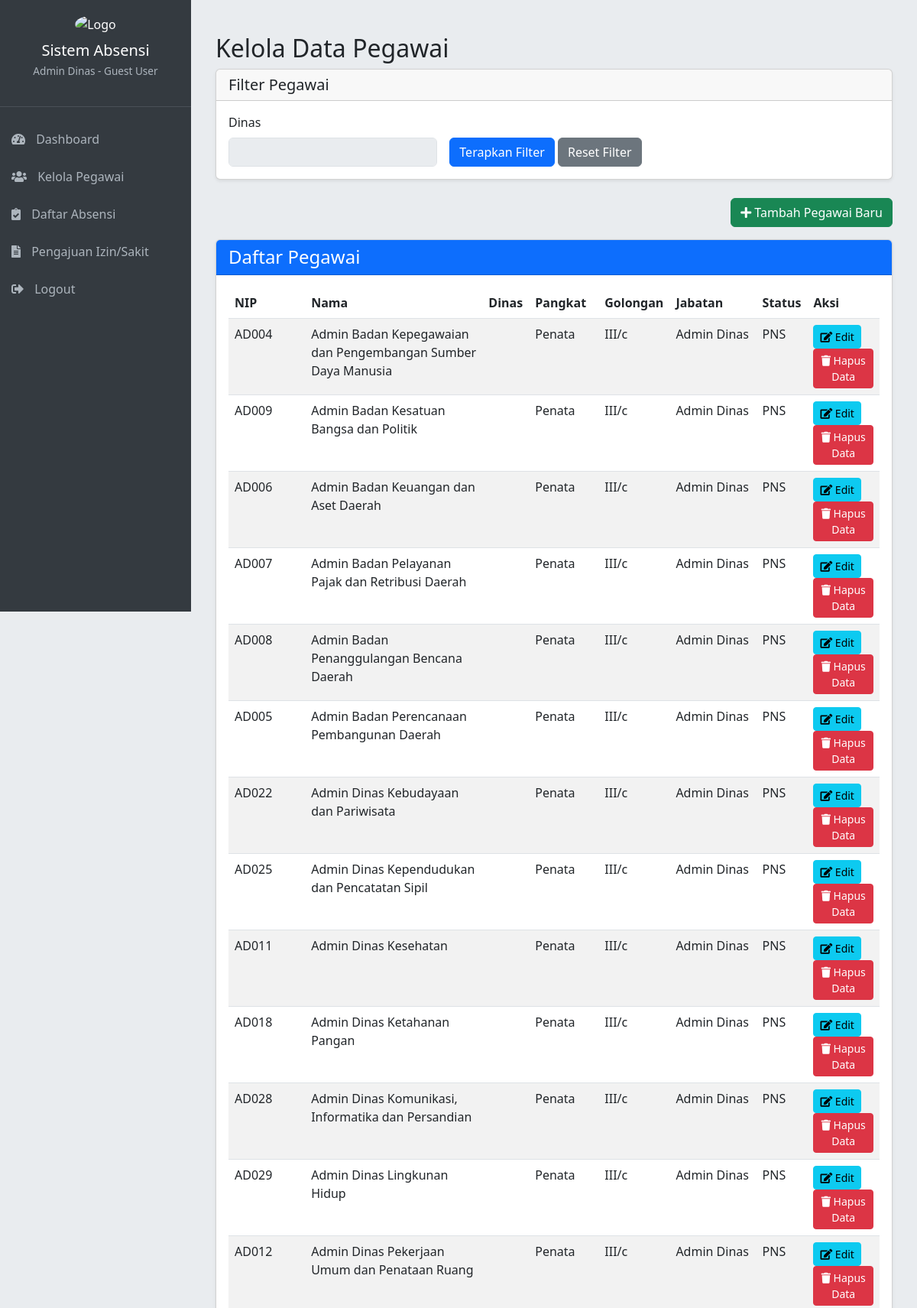
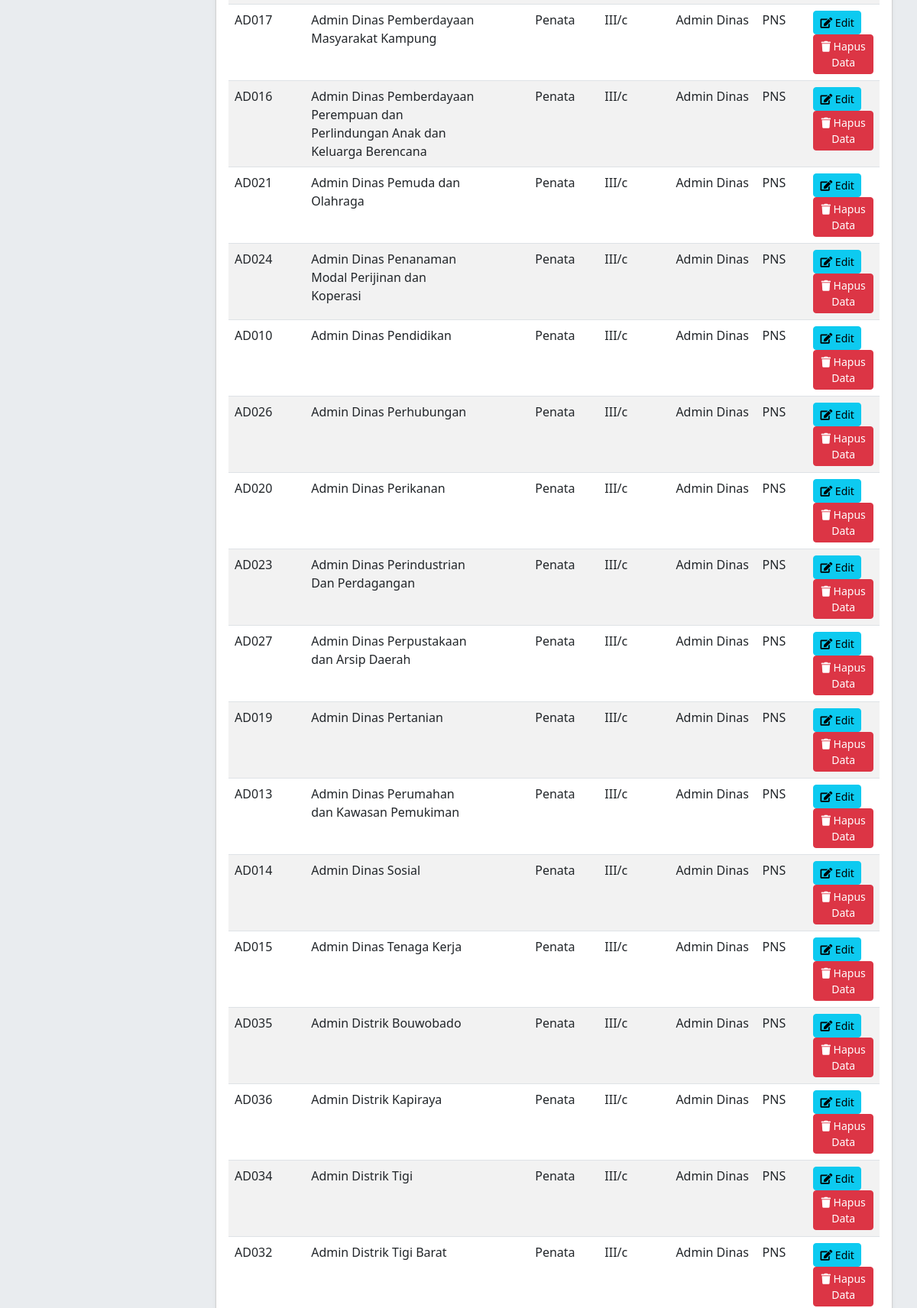
Screenshot of /admin/manage_pegawai.php (signed in, upper part) with the database file from the repository (2 pictures, top to bottom).
### tables this page shows
CREATE TABLE `pegawai` (
  `id_pegawai` int(11) NOT NULL,
  `nip` varchar(50) NOT NULL,
  `nama` varchar(255) NOT NULL,
  `pangkat` varchar(100) DEFAULT NULL,
  `golongan` varchar(50) DEFAULT NULL,
  `jabatan` varchar(255) DEFAULT NULL,
  `dinas` varchar(255) NOT NULL,
  `status_kepegawaian` enum('PNS','PPPK','Honor') NOT NULL DEFAULT 'PNS',
  `id_dinas` int(11) DEFAULT NULL
);

### admin/manage_pegawai.php (the view, shortened to what this page needs)
<?php
require_once __DIR__ . "/../config.php";
$hak_akses_user = $_SESSION["hak_akses"];
$dinas_user = $_SESSION["dinas"] ?? '';
$filter_dinas_id = '';
$list_dinas = [];
$sql_dinas = "SELECT id_dinas, nama_dinas FROM dinas ORDER BY nama_dinas ASC";
if ($result_dinas = $mysqli->query($sql_dinas)) {
    while ($row_dinas = $result_dinas->fetch_assoc()) {
        $list_dinas[] = $row_dinas;
    }
} else {
    error_log("Error fetching dinas list: " . $mysqli->error);
}
$sql_select = "
    SELECT
        p.id_pegawai,
        p.nip,
        p.nama,
        p.pangkat,
        p.golongan,
        p.jabatan,
        p.status_kepegawaian,
        p.dinas as nama_dinas_string_from_pegawai, -- Nama dinas asli dari tabel pegawai
        d.id_dinas,
        d.nama_dinas -- Nama dinas dari tabel dinas (hasil JOIN)
    FROM
        pegawai p
    LEFT JOIN
        dinas d ON p.dinas = d.nama_dinas
    WHERE 1=1
";
$params = [];
$types = "";
if ($hak_akses_user === 'Admin Dinas') {
    $sql_select .= " AND p.dinas = ?";
    $params[] = $dinas_user;
    $types .= "s";
} else if ($hak_akses_user === 'Superadmin') {
    if (!empty($filter_dinas_id)) {
        $sql_select .= " AND d.id_dinas = ?";
        $params[] = $filter_dinas_id;
        $types .= "i";
    }
}
$sql_select .= " ORDER BY p.nama ASC";
$pegawai_data = [];
if ($stmt = $mysqli->prepare($sql_select)) {
    if (!empty($params)) {
        $stmt->bind_param($types, ...$params);
    }
    $stmt->execute();
    $result = $stmt->get_result();
    $pegawai_data = $result->fetch_all(MYSQLI_ASSOC);
} else {
    $message = "ERROR: Could not prepare query for fetching pegawai data. " . $mysqli->error;
    $message_type = "danger";
    $pegawai_data = [];
    error_log($message);
}
require_once __DIR__ . "/../includes/header.php";
?>
<div class="container-fluid py-4">
    <h2>Kelola Data Pegawai</h2>
    <div class="card mb-4 shadow-sm">
        <div class="card-header">
            <h5 class="mb-0">Filter Pegawai</h5>
        </div>
        <div class="card-body">
            <form action="<?php echo htmlspecialchars($_SERVER["PHP_SELF"]); ?>" method="GET" class="row g-3 align-items-end">
                <?php if ($hak_akses_user === 'Superadmin'):  ?>
                <div class="col-md-4">
                    <label for="filter_dinas_id" class="form-label">Dinas</label>
                    <select class="form-select" id="filter_dinas_id" name="filter_dinas_id">
                        <option value="">-- Semua Dinas --</option>
                        <?php foreach ($list_dinas as $dinas_item): ?>
                            <option value="<?php echo htmlspecialchars($dinas_item['id_dinas']); ?>" <?php echo ((int)$filter_dinas_id === (int)$dinas_item['id_dinas']) ? 'selected' : ''; ?>>
                                <?php echo htmlspecialchars($dinas_item['nama_dinas']); ?>
                            </option>
                        <?php endforeach; ?>
                    </select>
                </div>
                <?php else:  ?>
                    <div class="col-md-4">
                        <label class="form-label">Dinas</label>
                        <input type="text" class="form-control" value="<?php echo htmlspecialchars($dinas_user); ?>" disabled>
                    </div>
                <?php endif; ?>
                <div class="col-md-auto">
                    <button type="submit" class="btn btn-primary">Terapkan Filter</button>
                    <a href="manage_pegawai.php" class="btn btn-secondary">Reset Filter</a>
                </div>
            </form>
        </div>
    </div>
    <div class="d-flex justify-content-end mb-3">
        <button type="button" class="btn btn-success" data-bs-toggle="modal" data-bs-target="#modalAddEditPegawai" data-action="add_pegawai">
            <i class="fas fa-plus"></i> Tambah Pegawai Baru
        </button>
    </div>
    <div class="card shadow-sm">
        <div class="card-header bg-primary text-white">
            <h4 class="mb-0">Daftar Pegawai</h4>
        </div>
        <div class="card-body">
            <div class="table-responsive">
                <table class="table table-hover table-striped">
                    <thead>
                        <tr>
                            <th>NIP</th>
                            <th>Nama</th>
                            <th>Dinas</th>
                            <th>Pangkat</th>
                            <th>Golongan</th>
                            <th>Jabatan</th>
                            <th>Status</th>
                            <th>Aksi</th>
                        </tr>
                    </thead>
                    <tbody>
                        <?php if (!empty($pegawai_data)): ?>
                            <?php foreach ($pegawai_data as $pegawai): ?>
                                <tr>
                                    <td><?php echo htmlspecialchars($pegawai['nip'] ?? ''); ?></td>
                                    <td><?php echo htmlspecialchars($pegawai['nama'] ?? ''); ?></td>
                                    <td><?php echo htmlspecialchars($pegawai['nama_dinas'] ?? '');  ?></td>
                                    <td><?php echo htmlspecialchars($pegawai['pangkat'] ?? ''); ?></td>
                                    <td><?php echo htmlspecialchars($pegawai['golongan'] ?? ''); ?></td>
                                    <td><?php echo htmlspecialchars($pegawai['jabatan'] ?? ''); ?></td>
                                    <td><?php echo htmlspecialchars($pegawai['status_kepegawaian'] ?? ''); ?></td>
                                    <td>
                                        <button type="button" class="btn btn-sm btn-info me-1"
                                            data-bs-toggle="modal" data-bs-target="#modalAddEditPegawai" data-action="edit_pegawai"
                                            data-id="<?php echo htmlspecialchars($pegawai['id_pegawai'] ?? ''); ?>"
                                            data-nip="<?php echo htmlspecialchars($pegawai['nip'] ?? ''); ?>"
                                            data-nama="<?php echo htmlspecialchars($pegawai['nama'] ?? ''); ?>"
                                            data-id_dinas="<?php echo htmlspecialchars($pegawai['id_dinas'] ?? '');  ?>"
                                            data-pangkat="<?php echo htmlspecialchars($pegawai['pangkat'] ?? ''); ?>"
                                            data-golongan="<?php echo htmlspecialchars($pegawai['golongan'] ?? ''); ?>"
                                            data-jabatan="<?php echo htmlspecialchars($pegawai['jabatan'] ?? ''); ?>"
                                            data-status_kepegawaian="<?php echo htmlspecialchars($pegawai['status_kepegawaian'] ?? ''); ?>">
                                            <i class="fas fa-edit"></i> Edit
                                        </button>
                                        <button type="button" class="btn btn-sm btn-danger"
                                            data-bs-toggle="modal" data-bs-target="#modalDeletePegawai"
                                            data-id="<?php echo htmlspecialchars($pegawai['id_pegawai'] ?? ''); ?>"
                                            data-nama="<?php echo htmlspecialchars($pegawai['nama'] ?? ''); ?>">
                                            <i class="fas fa-trash"></i> Hapus Data
                                        </button>
                                    </td>
                                </tr>
                            <?php endforeach; ?>
                        <?php else: ?>
                            <tr>
                                <td colspan="8" class="text-center">Tidak ada data pegawai yang ditemukan.</td>
                            </tr>
                        <?php endif; ?>
                    </tbody>
                </table>
            </div>
        </div>
    </div>
</div>
<?php
require_once __DIR__ . "/../includes/footer.php";
?>

### includes/header.php (style rules this page uses)
body { font-family: 'Segoe UI', Tahoma, Geneva, Verdana, sans-serif; background-color: #e9ecef; min-height: 100vh; display: flex; }

### rows the page displays
pegawai: nip "AD004", nama "Admin Badan Kepegawaian dan Pengembangan Sumber Daya Manusia", pangkat "Penata", golongan "III/c", jabatan "Admin Dinas", status_kepegawaian "PNS"
pegawai: nip "AD009", nama "Admin Badan Kesatuan Bangsa dan Politik", pangkat "Penata", golongan "III/c", jabatan "Admin Dinas", status_kepegawaian "PNS"
pegawai: nip "AD006", nama "Admin Badan Keuangan dan Aset Daerah", pangkat "Penata", golongan "III/c", jabatan "Admin Dinas", status_kepegawaian "PNS"
pegawai: nip "AD007", nama "Admin Badan Pelayanan Pajak dan Retribusi Daerah", pangkat "Penata", golongan "III/c", jabatan "Admin Dinas", status_kepegawaian "PNS"
pegawai: nip "AD008", nama "Admin Badan Penanggulangan Bencana Daerah", pangkat "Penata", golongan "III/c", jabatan "Admin Dinas", status_kepegawaian "PNS"
pegawai: nip "AD005", nama "Admin Badan Perencanaan Pembangunan Daerah", pangkat "Penata", golongan "III/c", jabatan "Admin Dinas", status_kepegawaian "PNS"
pegawai: nip "AD022", nama "Admin Dinas Kebudayaan dan Pariwisata", pangkat "Penata", golongan "III/c", jabatan "Admin Dinas", status_kepegawaian "PNS"
pegawai: nip "AD025", nama "Admin Dinas Kependudukan dan Pencatatan Sipil", pangkat "Penata", golongan "III/c", jabatan "Admin Dinas", status_kepegawaian "PNS"
pegawai: nip "AD011", nama "Admin Dinas Kesehatan", pangkat "Penata", golongan "III/c", jabatan "Admin Dinas", status_kepegawaian "PNS"
pegawai: nip "AD018", nama "Admin Dinas Ketahanan Pangan", pangkat "Penata", golongan "III/c", jabatan "Admin Dinas", status_kepegawaian "PNS"
pegawai: nip "AD028", nama "Admin Dinas Komunikasi, Informatika dan Persandian", pangkat "Penata", golongan "III/c", jabatan "Admin Dinas", status_kepegawaian "PNS"
pegawai: nip "AD029", nama "Admin Dinas Lingkunan Hidup", pangkat "Penata", golongan "III/c", jabatan "Admin Dinas", status_kepegawaian "PNS"
pegawai: nip "AD012", nama "Admin Dinas Pekerjaan Umum dan Penataan Ruang", pangkat "Penata", golongan "III/c", jabatan "Admin Dinas", status_kepegawaian "PNS"
pegawai: nip "AD017", nama "Admin Dinas Pemberdayaan Masyarakat Kampung", pangkat "Penata", golongan "III/c", jabatan "Admin Dinas", status_kepegawaian "PNS"
pegawai: nip "AD016", nama "Admin Dinas Pemberdayaan Perempuan dan Perlindungan Anak dan Keluarga Berencana", pangkat "Penata", golongan "III/c", jabatan "Admin Dinas", status_kepegawaian "PNS"
pegawai: nip "AD021", nama "Admin Dinas Pemuda dan Olahraga", pangkat "Penata", golongan "III/c", jabatan "Admin Dinas", status_kepegawaian "PNS"
pegawai: nip "AD024", nama "Admin Dinas Penanaman Modal Perijinan dan Koperasi", pangkat "Penata", golongan "III/c", jabatan "Admin Dinas", status_kepegawaian "PNS"
pegawai: nip "AD010", nama "Admin Dinas Pendidikan", pangkat "Penata", golongan "III/c", jabatan "Admin Dinas", status_kepegawaian "PNS"
pegawai: nip "AD026", nama "Admin Dinas Perhubungan", pangkat "Penata", golongan "III/c", jabatan "Admin Dinas", status_kepegawaian "PNS"
pegawai: nip "AD020", nama "Admin Dinas Perikanan", pangkat "Penata", golongan "III/c", jabatan "Admin Dinas", status_kepegawaian "PNS"
pegawai: nip "AD023", nama "Admin Dinas Perindustrian Dan Perdagangan", pangkat "Penata", golongan "III/c", jabatan "Admin Dinas", status_kepegawaian "PNS"
pegawai: nip "AD027", nama "Admin Dinas Perpustakaan dan Arsip Daerah", pangkat "Penata", golongan "III/c", jabatan "Admin Dinas", status_kepegawaian "PNS"
pegawai: nip "AD019", nama "Admin Dinas Pertanian", pangkat "Penata", golongan "III/c", jabatan "Admin Dinas", status_kepegawaian "PNS"
pegawai: nip "AD013", nama "Admin Dinas Perumahan dan Kawasan Pemukiman", pangkat "Penata", golongan "III/c", jabatan "Admin Dinas", status_kepegawaian "PNS"
pegawai: nip "AD014", nama "Admin Dinas Sosial", pangkat "Penata", golongan "III/c", jabatan "Admin Dinas", status_kepegawaian "PNS"
pegawai: nip "AD015", nama "Admin Dinas Tenaga Kerja", pangkat "Penata", golongan "III/c", jabatan "Admin Dinas", status_kepegawaian "PNS"
pegawai: nip "AD035", nama "Admin Distrik Bouwobado", pangkat "Penata", golongan "III/c", jabatan "Admin Dinas", status_kepegawaian "PNS"
pegawai: nip "AD036", nama "Admin Distrik Kapiraya", pangkat "Penata", golongan "III/c", jabatan "Admin Dinas", status_kepegawaian "PNS"
pegawai: nip "AD034", nama "Admin Distrik Tigi", pangkat "Penata", golongan "III/c", jabatan "Admin Dinas", status_kepegawaian "PNS"
pegawai: nip "AD032", nama "Admin Distrik Tigi Barat", pangkat "Penata", golongan "III/c", jabatan "Admin Dinas", status_kepegawaian "PNS"

### other values shown
$_SESSION['hak_akses'] "Admin Dinas"
$_SESSION['nama'] "Guest User"
